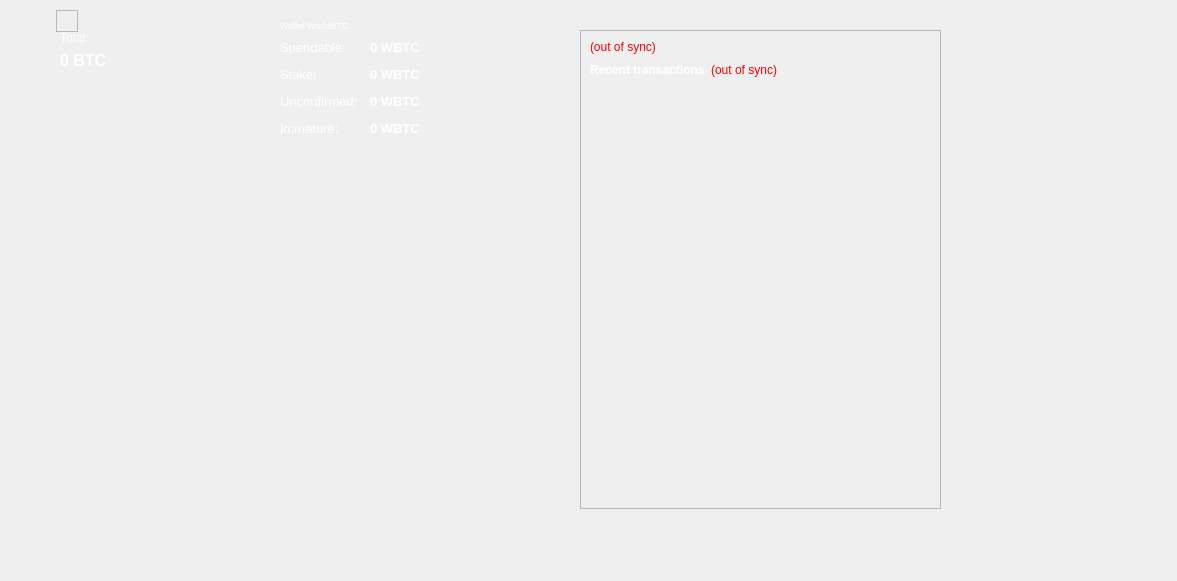
<?xml version="1.0" encoding="UTF-8"?>
<ui version="4.0">
 <class>OverviewPage</class>
 <widget class="QWidget" name="OverviewPage">
  <property name="geometry">
   <rect>
    <x>0</x>
    <y>0</y>
    <width>1177</width>
    <height>581</height>
   </rect>
  </property>
  <property name="windowTitle">
   <string>Form</string>
  </property>
  <property name="styleSheet">
   <string notr="true">color: rgb(255, 255, 255);</string>
  </property>
  <widget class="QLabel" name="labelTotal">
   <property name="geometry">
    <rect>
     <x>60</x>
     <y>51</y>
     <width>256</width>
     <height>20</height>
    </rect>
   </property>
   <property name="font">
    <font>
     <family>Arial</family>
     <pointsize>12</pointsize>
     <weight>75</weight>
     <bold>true</bold>
    </font>
   </property>
   <property name="cursor">
    <cursorShape>IBeamCursor</cursorShape>
   </property>
   <property name="toolTip">
    <string>Your current total balance</string>
   </property>
   <property name="text">
    <string notr="true">0 BTC</string>
   </property>
   <property name="textInteractionFlags">
    <set>Qt::LinksAccessibleByMouse|Qt::TextSelectableByKeyboard|Qt::TextSelectableByMouse</set>
   </property>
  </widget>
  <widget class="QLabel" name="labelTotalText">
   <property name="geometry">
    <rect>
     <x>60</x>
     <y>30</y>
     <width>256</width>
     <height>15</height>
    </rect>
   </property>
   <property name="font">
    <font>
     <family>Arial</family>
     <pointsize>9</pointsize>
    </font>
   </property>
   <property name="text">
    <string>Total:</string>
   </property>
  </widget>
  <widget class="QWidget" name="">
   <property name="geometry">
    <rect>
     <x>280</x>
     <y>40</y>
     <width>256</width>
     <height>102</height>
    </rect>
   </property>
   <layout class="QFormLayout" name="formLayout_2">
    <property name="fieldGrowthPolicy">
     <enum>QFormLayout::AllNonFixedFieldsGrow</enum>
    </property>
    <property name="horizontalSpacing">
     <number>12</number>
    </property>
    <property name="verticalSpacing">
     <number>12</number>
    </property>
    <item row="0" column="0">
     <widget class="QLabel" name="label">
      <property name="font">
       <font>
        <pointsize>10</pointsize>
       </font>
      </property>
      <property name="text">
       <string>Spendable:</string>
      </property>
     </widget>
    </item>
    <item row="0" column="1">
     <widget class="QLabel" name="labelBalance">
      <property name="font">
       <font>
        <pointsize>10</pointsize>
        <weight>75</weight>
        <bold>true</bold>
       </font>
      </property>
      <property name="cursor">
       <cursorShape>IBeamCursor</cursorShape>
      </property>
      <property name="toolTip">
       <string>Your current spendable balance</string>
      </property>
      <property name="text">
       <string notr="true">0 WBTC</string>
      </property>
      <property name="textInteractionFlags">
       <set>Qt::LinksAccessibleByMouse|Qt::TextSelectableByKeyboard|Qt::TextSelectableByMouse</set>
      </property>
     </widget>
    </item>
    <item row="1" column="0">
     <widget class="QLabel" name="label_6">
      <property name="font">
       <font>
        <pointsize>10</pointsize>
       </font>
      </property>
      <property name="text">
       <string>Stake:</string>
      </property>
     </widget>
    </item>
    <item row="1" column="1">
     <widget class="QLabel" name="labelStake">
      <property name="font">
       <font>
        <pointsize>10</pointsize>
        <weight>75</weight>
        <bold>true</bold>
       </font>
      </property>
      <property name="cursor">
       <cursorShape>IBeamCursor</cursorShape>
      </property>
      <property name="toolTip">
       <string>Total of coins that was staked, and do not yet count toward the current balance</string>
      </property>
      <property name="text">
       <string notr="true">0 WBTC</string>
      </property>
      <property name="textInteractionFlags">
       <set>Qt::LinksAccessibleByMouse|Qt::TextSelectableByKeyboard|Qt::TextSelectableByMouse</set>
      </property>
     </widget>
    </item>
    <item row="2" column="0">
     <widget class="QLabel" name="label_3">
      <property name="font">
       <font>
        <pointsize>10</pointsize>
       </font>
      </property>
      <property name="text">
       <string>Unconfirmed:</string>
      </property>
     </widget>
    </item>
    <item row="2" column="1">
     <widget class="QLabel" name="labelUnconfirmed">
      <property name="font">
       <font>
        <pointsize>10</pointsize>
        <weight>75</weight>
        <bold>true</bold>
       </font>
      </property>
      <property name="cursor">
       <cursorShape>IBeamCursor</cursorShape>
      </property>
      <property name="toolTip">
       <string>Total of transactions that have yet to be confirmed, and do not yet count toward the current balance</string>
      </property>
      <property name="text">
       <string notr="true">0 WBTC</string>
      </property>
      <property name="textInteractionFlags">
       <set>Qt::LinksAccessibleByMouse|Qt::TextSelectableByKeyboard|Qt::TextSelectableByMouse</set>
      </property>
     </widget>
    </item>
    <item row="3" column="0">
     <widget class="QLabel" name="labelImmatureText">
      <property name="font">
       <font>
        <pointsize>10</pointsize>
       </font>
      </property>
      <property name="text">
       <string>Immature:</string>
      </property>
     </widget>
    </item>
    <item row="3" column="1">
     <widget class="QLabel" name="labelImmature">
      <property name="font">
       <font>
        <pointsize>10</pointsize>
        <weight>75</weight>
        <bold>true</bold>
       </font>
      </property>
      <property name="toolTip">
       <string>Mined balance that has not yet matured</string>
      </property>
      <property name="text">
       <string notr="true">0 WBTC</string>
      </property>
      <property name="textInteractionFlags">
       <set>Qt::LinksAccessibleByMouse|Qt::TextSelectableByKeyboard|Qt::TextSelectableByMouse</set>
      </property>
     </widget>
    </item>
   </layout>
  </widget>
  <widget class="QLabel" name="label_5">
   <property name="geometry">
    <rect>
     <x>280</x>
     <y>20</y>
     <width>256</width>
     <height>11</height>
    </rect>
   </property>
   <property name="font">
    <font>
     <pointsize>7</pointsize>
     <weight>50</weight>
     <bold>false</bold>
    </font>
   </property>
   <property name="text">
    <string>Wallet WorldBTC</string>
   </property>
  </widget>
  <widget class="QWidget" name="">
   <property name="geometry">
    <rect>
     <x>580</x>
     <y>30</y>
     <width>361</width>
     <height>479</height>
    </rect>
   </property>
   <layout class="QVBoxLayout" name="verticalLayout_3">
    <item>
     <widget class="QFrame" name="frame_2">
      <property name="styleSheet">
       <string notr="true">color: rgb(255, 255, 255);</string>
      </property>
      <property name="frameShape">
       <enum>QFrame::StyledPanel</enum>
      </property>
      <property name="frameShadow">
       <enum>QFrame::Raised</enum>
      </property>
      <layout class="QVBoxLayout" name="verticalLayout">
       <item>
        <widget class="QLabel" name="labelWalletStatus">
         <property name="toolTip">
          <string>The displayed information may be out of date. Your wallet automatically synchronizes with the WorldBTC network after a connection is established, but this process has not completed yet.</string>
         </property>
         <property name="styleSheet">
          <string notr="true">QLabel { color: red; }</string>
         </property>
         <property name="text">
          <string notr="true">(out of sync)</string>
         </property>
         <property name="alignment">
          <set>Qt::AlignLeading|Qt::AlignLeft|Qt::AlignVCenter</set>
         </property>
        </widget>
       </item>
       <item>
        <layout class="QHBoxLayout" name="horizontalLayout_2">
         <item>
          <widget class="QLabel" name="label_4">
           <property name="text">
            <string>&lt;b&gt;Recent transactions&lt;/b&gt;</string>
           </property>
          </widget>
         </item>
         <item>
          <widget class="QLabel" name="labelTransactionsStatus">
           <property name="toolTip">
            <string>The displayed information may be out of date. Your wallet automatically synchronizes with the WorldBTC network after a connection is established, but this process has not completed yet.</string>
           </property>
           <property name="styleSheet">
            <string notr="true">QLabel { color: red; }</string>
           </property>
           <property name="text">
            <string notr="true">(out of sync)</string>
           </property>
           <property name="alignment">
            <set>Qt::AlignRight|Qt::AlignTrailing|Qt::AlignVCenter</set>
           </property>
          </widget>
         </item>
         <item>
          <spacer name="horizontalSpacer">
           <property name="orientation">
            <enum>Qt::Horizontal</enum>
           </property>
           <property name="sizeHint" stdset="0">
            <size>
             <width>40</width>
             <height>20</height>
            </size>
           </property>
          </spacer>
         </item>
        </layout>
       </item>
       <item>
        <widget class="QListView" name="listTransactions">
         <property name="font">
          <font>
           <pointsize>8</pointsize>
           <weight>75</weight>
           <bold>true</bold>
          </font>
         </property>
         <property name="styleSheet">
          <string notr="true">QListView { background: transparent; }</string>
         </property>
         <property name="frameShape">
          <enum>QFrame::NoFrame</enum>
         </property>
         <property name="verticalScrollBarPolicy">
          <enum>Qt::ScrollBarAlwaysOff</enum>
         </property>
         <property name="horizontalScrollBarPolicy">
          <enum>Qt::ScrollBarAlwaysOff</enum>
         </property>
         <property name="selectionMode">
          <enum>QAbstractItemView::NoSelection</enum>
         </property>
        </widget>
       </item>
      </layout>
     </widget>
    </item>
   </layout>
  </widget>
  <widget class="QFrame" name="frame">
   <property name="geometry">
    <rect>
     <x>56</x>
     <y>10</y>
     <width>22</width>
     <height>22</height>
    </rect>
   </property>
   <property name="frameShape">
    <enum>QFrame::StyledPanel</enum>
   </property>
   <property name="frameShadow">
    <enum>QFrame::Raised</enum>
   </property>
   <layout class="QVBoxLayout" name="verticalLayout_4">
    <item>
     <layout class="QHBoxLayout" name="horizontalLayout_4"/>
    </item>
   </layout>
  </widget>
  <zorder>labelTotal</zorder>
  <zorder>labelTotalText</zorder>
  <zorder></zorder>
  <zorder>label_5</zorder>
  <zorder>frame_2</zorder>
  <zorder>frame_2</zorder>
 </widget>
 <resources/>
 <connections/>
</ui>
